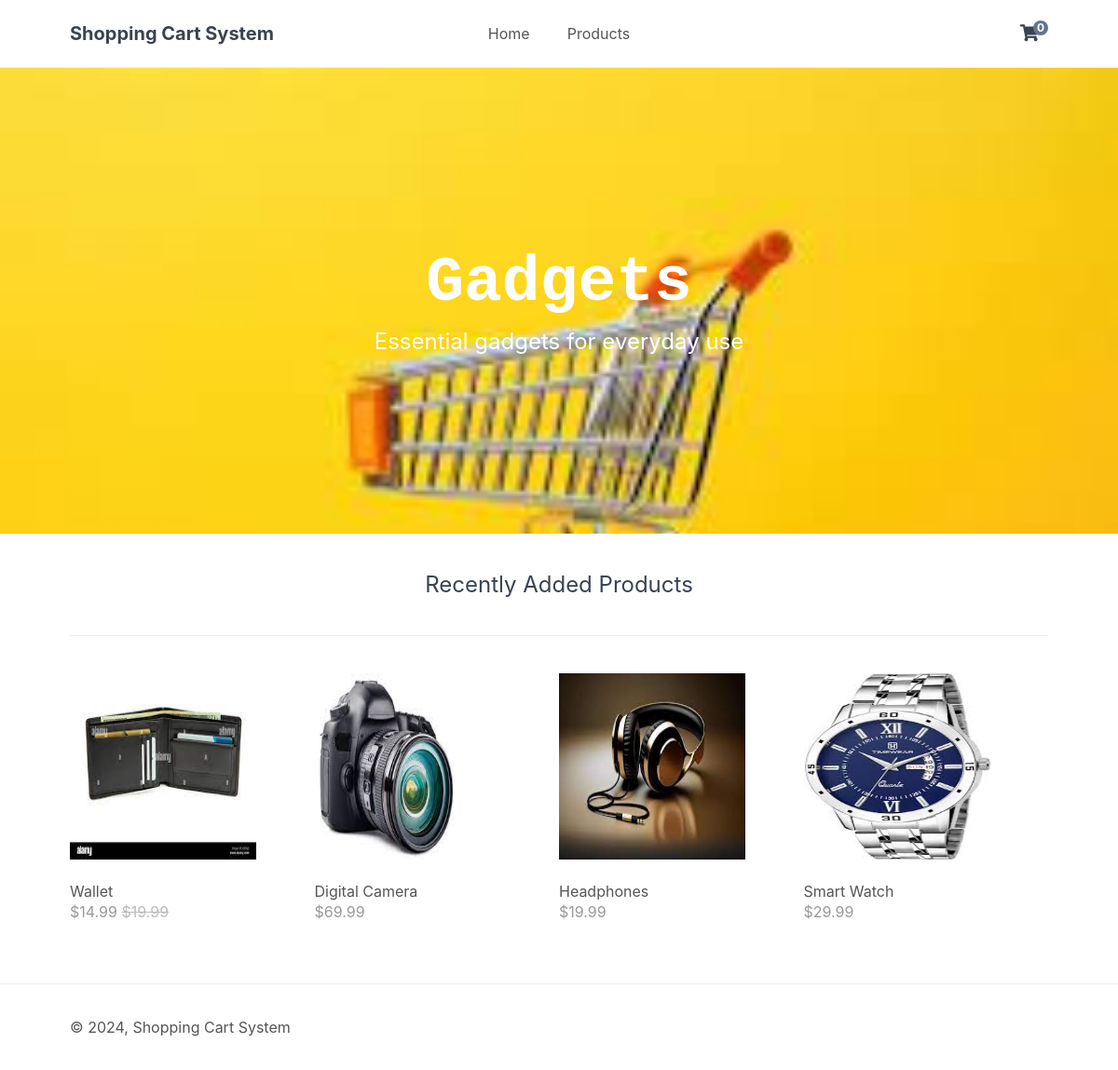
The page / on the database its author committed.
### tables this page shows
CREATE TABLE `products` (
  `id` int(11) NOT NULL,
  `name` varchar(200) NOT NULL,
  `desc` text NOT NULL,
  `price` decimal(7,2) NOT NULL,
  `rrp` decimal(7,2) NOT NULL DEFAULT 0.00,
  `quantity` int(11) NOT NULL,
  `img` text NOT NULL,
  `date_added` datetime NOT NULL DEFAULT current_timestamp()
);

### index.php (called while the page is built, shortened)
<?php
include 'functions.php';
$page = isset($_GET['page']) && file_exists($_GET['page'] . '.php') ? $_GET['page'] : 'home';
include $page . '.php';
?>

### home.php (the view)
<?php
$stmt = $pdo->prepare('SELECT * FROM products ORDER BY date_added DESC LIMIT 4');
$stmt->execute();
$recently_added_products = $stmt->fetchAll(PDO::FETCH_ASSOC);
?>
<?=template_header('Home')?>
<div class="featured">
    <h2>Gadgets</h2>
    <p>Essential gadgets for everyday use</p>
</div>
<div class="recentlyadded content-wrapper">
    <h2>Recently Added Products</h2>
    <div class="products">
        <?php foreach ($recently_added_products as $product): ?>
        <a href="index.php?page=product&id=<?=$product['id']?>" class="product">
            <img src="imgs/<?=$product['img']?>" width="200" height="200" alt="<?=$product['name']?>">
            <span class="name"><?=$product['name']?></span>
            <span class="price">
                &dollar;<?=$product['price']?>
                <?php if ($product['rrp'] > 0): ?>
                <span class="rrp">&dollar;<?=$product['rrp']?></span>
                <?php endif; ?>
            </span>
        </a>
        <?php endforeach; ?>
    </div>
</div>
<?=template_footer()?>

### functions.php (shortened to what this page needs)
<?php
function template_header($title) {
    $num_items_in_cart = isset($_SESSION['cart']) ? count($_SESSION['cart']) : 0;
echo <<<EOT
<!DOCTYPE html>
<html>
	<head>
		<meta charset="utf-8">
		<title>$title</title>
		<link href="style.css" rel="stylesheet" type="text/css">
		<link rel="stylesheet" href="https://use.fontawesome.com/releases/v5.7.1/css/all.css">
	</head>
	<body>
        <header>
            <div class="content-wrapper">
                <h1>Shopping Cart System</h1>
                <nav>
                    <a href="index.php">Home</a>
                    <a href="index.php?page=products">Products</a>
                </nav>
                <div class="link-icons">
                    <a href="index.php?page=cart">
						<i class="fas fa-shopping-cart"></i>
                        <span>$num_items_in_cart</span>
					</a>
                </div>
            </div>
        </header>
        <main>
EOT;
}
function template_footer() {
$year = date('Y');
echo <<<EOT
        </main>
        <footer>
            <div class="content-wrapper">
                <p>&copy; $year, Shopping Cart System</p>
            </div>
        </footer>
    </body>
</html>
EOT;
}
?>

### style.css (style rules this page uses)
* { box-sizing: border-box; font-family: -apple-system, BlinkMacSystemFont, "segoe ui", roboto, oxygen, ubuntu, cantarell, "fira sans", "droid sans", "helvetica neue", Arial, sans-serif; font-size: 16px; -webkit-font-smoothing: antialiased; -moz-osx-font-smoothing: grayscale; }
html { height: 100%; }
body { position: relative; min-height: 100%; color: #555555; background-color: #FFFFFF; margin: 0; padding-bottom: 100px; }
h1, h2, h3, h4, h5 { color: #394352; }
.content-wrapper { width: 1050px; margin: 0 auto; }
header { border-bottom: 1px solid #EEEEEE; }
header .content-wrapper { display: flex; }
header h1 { display: flex; flex-grow: 1; flex-basis: 0; font-size: 20px; margin: 0; padding: 24px 0; }
header nav { display: flex; flex-grow: 1; flex-basis: 0; justify-content: center; align-items: center; }
header nav a { text-decoration: none; color: #555555; padding: 10px 10px; margin: 0 10px; }
header .link-icons { display: flex; flex-grow: 1; flex-basis: 0; justify-content: flex-end; align-items: center; position: relative; }
header .link-icons a { text-decoration: none; color: #394352; padding: 0 10px; }
header .link-icons a i { font-size: 18px; }
header .link-icons a span { display: inline-block; text-align: center; background-color: #63748e; border-radius: 50%; color: #FFFFFF; font-size: 12px; line-height: 16px; width: 16px; height: 16px; font-weight: bold; position: absolute; top: 22px; right: 0; }
main .featured { display: flex; flex-direction: column; background-image: url(imgs/featured-image.jpg); background-repeat: no-repeat; background-size: cover; height: 500px; align-items: center; justify-content: center; text-align: center; }
main .featured h2 { display: inline-block; margin: 0; width: 1050px; font-family: Rockwell, Courier Bold, Courier, Georgia, Times, Times New Roman, serif; font-size: 68px; color: #FFFFFF; padding-bottom: 10px; }
main .featured p { display: inline-block; margin: 0; width: 1050px; font-size: 24px; color: #FFFFFF; }
main .recentlyadded h2 { display: block; font-weight: normal; margin: 0; padding: 40px 0; font-size: 24px; text-align: center; width: 100%; border-bottom: 1px solid #EEEEEE; }
main .recentlyadded .products, main .products .products-wrapper { display: flex; flex-wrap: wrap; align-items: center; justify-content: space-between; padding: 40px 0 0 0; }
main .recentlyadded .products .product, main .products .products-wrapper .product { display: block; overflow: hidden; text-decoration: none; width: 25%; padding-bottom: 60px; }
main .recentlyadded .products .product img, main .products .products-wrapper .product img { transform: scale(1); transition: transform 1s; }
main .recentlyadded .products .product .name, main .products .products-wrapper .product .name { display: block; color: #555555; padding: 20px 0 2px 0; }
main .recentlyadded .products .product .price, main .products .products-wrapper .product .price { display: block; color: #999999; }
main .recentlyadded .products .product .rrp, main .products .products-wrapper .product .rrp { color: #BBBBBB; text-decoration: line-through; }
footer { position: absolute; bottom: 0; border-top: 1px solid #EEEEEE; padding: 20px 0; width: 100%; }

### rows shown on the page
products: img (picture), name "Wallet", price "14.99", rrp "19.99"
products: img (picture), name "Digital Camera", price "69.99"
products: img (picture), name "Headphones", price "19.99"
products: img (picture), name "Smart Watch", price "29.99"

### other values the page prints
$num_items_in_cart "0"
